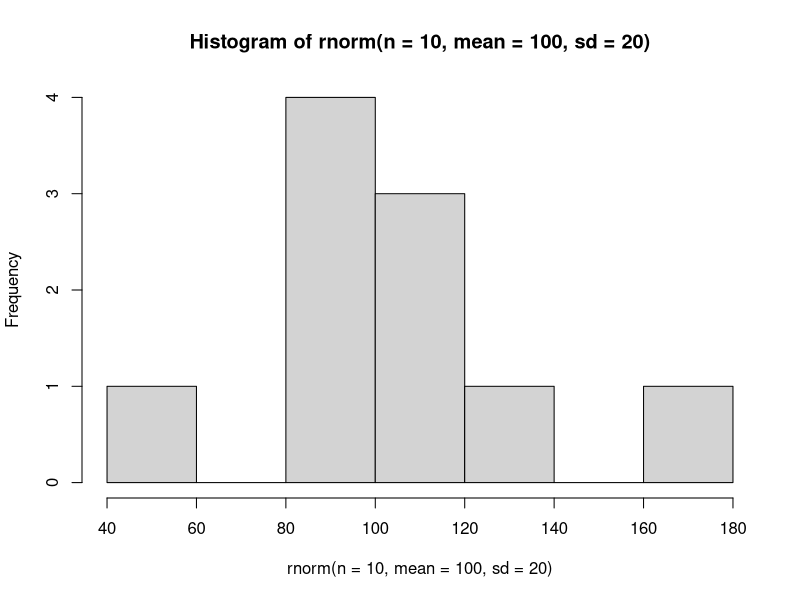
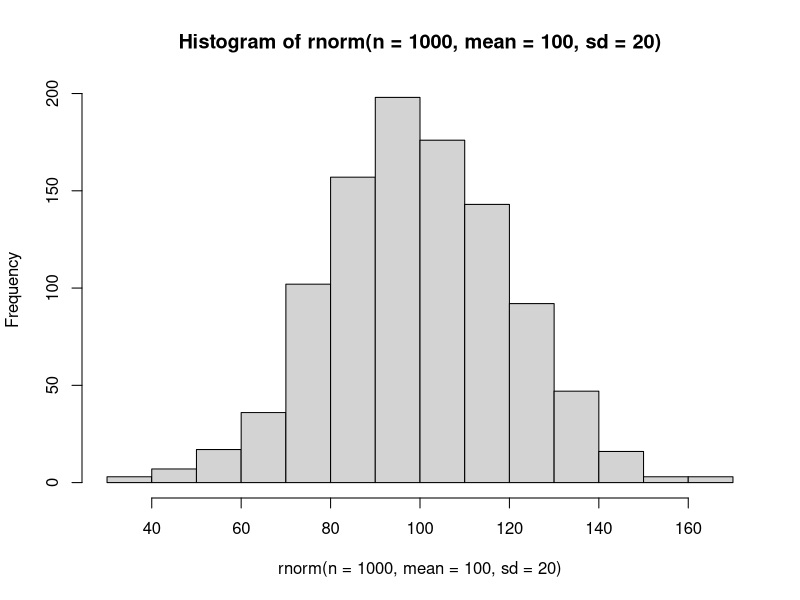

Here is the R script that generated these plots, in order: (Note: this script raises an error after producing the figures.)
rnorm(10)
rnorm(n=10)
rnorm(n=10, mean = 100, sd=20)
hist(rnorm(n=10, mean = 100, sd=20))
hist(rnorm(n=1000, mean = 100, sd=20))

randNorm10 <- rnorm(10)
dnorm(randNorm)
randNorm <- rnorm(30000)
randDensity <- dnorm(randNorm)
require(ggplot2)
ggplot(data.frame(x = randNorm, y = randDensity)) + aes(x=x, y=y) +
  geom_point() + labs(x="Random Normal Variables", y="Density")
pnorm(randNorm10)
pnorm(c(-3,0,3))
pnorm(-1)
pnorm(0)
pnorm(1) - pnorm(0)

p <- ggplot(data.frame(x = randNorm, y = randDensity)) + aes(x =x, y = y)+
  geom_line() + labs(x = "X", y = "Density")
  
neg1Seq <- seq(from = min(randNorm), to=-1, by=.1)
lessThanNeg1 <- data.frame(x = neg1Seq, y = dnorm(neg1Seq))
head(lessThanNeg1)
tail(lessThanNeg1)

summary(lessThanNeg1)
lessThanNeg1 <- rbind(c(min(randNorm), 0 ),
                      lessThanNeg1,
                      c(max(lessThanNeg1$x), 0))

p + geom_polygon(data = lessThanNeg1, aes(x = x, y = y))


neg1Pos1Seq <- seq(from = -1, to = 1, by= .1)
neg1To1 <- data.frame(x = neg1Pos1Seq, y = dnorm(neg1Pos1Seq))
head(neg1To1)
neg1To1 <- rbind(c(min(neg1To1$x), 0),
                 neg1To1,
                 c(max(neg1To1$x), 0))

p + geom_polygon(data= neg1To1, aes(x = x, y = y))
